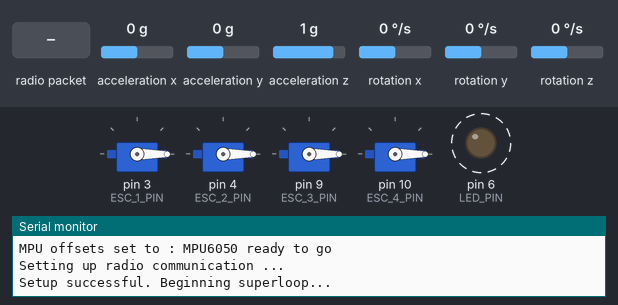
Simulated run of this program. Board: Arduino Nano, built with avr-gcc and run on an emulated ATmega328P. On the bench: 4 × servo, output pins drawn as LEDs (lit = HIGH), the last lines printed to the serial monitor. Dashed ring = blinking. The inputs (shaded band) are chosen by the test bench; at power-on: acceleration x 0 g, acceleration y 0 g, acceleration z 1 g, rotation x 0 °/s, rotation y 0 °/s, rotation z 0 °/s. No radio packets arrive unless stated.

Above: at 0.91 s.
1.3 s: radio packet "1" arrives
At 1.52 s:
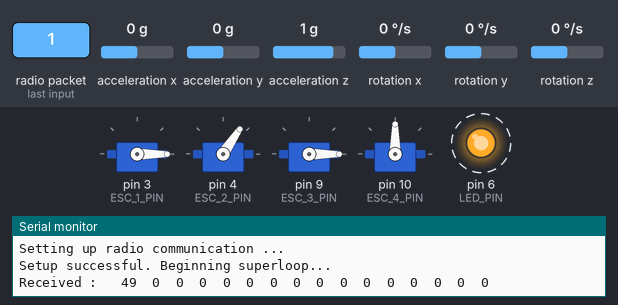
Timing chart, 0 to 10.3 s (numbered marks = the images above; inputs shaded):
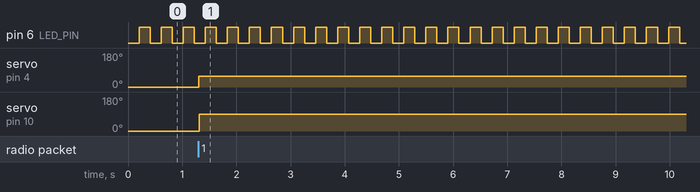

The program:

main.cpp
```cpp
/* ================================================================
 * ===                        INCLUDES                          ===
 * ================================================================ */
/* System */
#include <Arduino.h>
#include "pins.h"

/* Drivers */
#include "mpu.h"
#include "nRF24.h"
#include "ESC.h"

#define BLINK_DELAY 200 /* (ms) */

/* ================================================================
 * ===                        VARIABLES                         ===
 * ================================================================ */
/* Program state */
uint8_t setup_error = 0;

/* Blink variables */
bool blinkState = false;
uint32_t blinkLastTime = 0;

/* Frequency and time measuring */
uint32_t lastMainLoopTime = 0;
float mainLoopFrequency = 0;

/* ================================================================
 * ===                        FUNCTIONS                         ===
 * ================================================================ */

void blink();

void setup(void)
{
  /* Pins setup */
  pinMode(LED_PIN, OUTPUT);

  /* Serial port setup */
  Serial.begin(115200);
  while (!Serial)
    delay(10);

  /* MPU setup */
  if (!mpuSetup())
  {
    Serial.println("Failed to setup MPU. Exiting setup ...");
    setup_error = 1;
    return;
  };

  /* Radio setup */
  if (!radioSetup())
  {
    Serial.println("Failed to setup radio. Exiting setup ...");
    setup_error = 1;
    return;
  };

  /* ESC setup */
  if (!escSetup())
  {
    Serial.println("Failed to setup ESCs. Exiting setup ...");
    setup_error = 1;
    return;
  };

  Serial.println("Setup successful. Beginning superloop...");
}

void loop()
{
  if (setup_error)
  {
    /* Failed to setup the system. Do nothing. */
    return;
  }

  /* Receive radio data */
  handleRadioReception();

  /* Get MPU data */
  mpuGetData();

  /* Print the measures */
  // mpuDisplayData();
  delay(10);

  /* Blink */
  if (millis() - blinkLastTime > BLINK_DELAY)
  {
    blink();
    blinkLastTime = millis();
  }

  /* Frequency measure */
  // mainLoopFrequency = 1/((micros() - lastMainLoopTime)*1e-6);
  // Serial.println(mainLoopFrequency);
  // lastMainLoopTime = micros();


   // consigne = ps2x.Analog(PSS_LY) - 128;
  //  if (Serial.available()) {
  //    int value = Serial.parseInt();
  //    if (value)
  //      consigne = value;
  //  }
  //  Serial.println(consigne);
}

void blink()
{
  blinkState = !blinkState;
  digitalWrite(LED_PIN, blinkState);
}
```

ESC.h
```cpp
#ifndef __ESC_H__
#define __ESC_H__

/* ================================================================
 * ===                        INCLUDES                          ===
 * ================================================================ */
#include "Servo.h"

/* ================================================================
 * ===                         DEFINE                           ===
 * ================================================================ */
#define ESC1            1
#define ESC2            2
#define ESC3            3
#define ESC4            4

/* ================================================================
 * ===                        VARIABLES                         ===
 * ================================================================ */


/* ================================================================
 * ===                        FUNCTIONS                         ===
 * ================================================================ */
bool escSetup();
void escRun(int esc_num, int speed);
void escRunAll(int speed);

#endif /* __ESC_H__ */
```

mpu.h
```cpp
#ifndef __MPU_H__
#define __MPU_H__

/* ================================================================
 * ===                        INCLUDES                          ===
 * ================================================================ */
#include "I2Cdev.h"
#include "MPU6050_6Axis_MotionApps612.h"

/* Arduino Wire library is required if I2Cdev I2CDEV_ARDUINO_WIRE implementation
 * is used in I2Cdev.h */
#if I2CDEV_IMPLEMENTATION == I2CDEV_ARDUINO_WIRE
#include "Wire.h"
#endif

/* ================================================================
 * ===                         DEFINE                           ===
 * ================================================================ */
#define RAD2DEG     180/PI
#define DEG2RAD     PI/180
// #define MPU_USE_DMP

/* Offsets */
// #define MPU_CALIBRATION
#define X_ACCEL_OFFSET  -3924   /* Note : offsets are defined with the highest resolution (see Scale ranges) */
#define Y_ACCEL_OFFSET  -44
#define Z_ACCEL_OFFSET  813
#define X_GYRO_OFFSET   43
#define Y_GYRO_OFFSET   3
#define Z_GYRO_OFFSET   55

/* Scale ranges */
#define MPU6050_ACCEL_RANGE   MPU6050_ACCEL_FS_2    /* Accelerometer full-scale range : +/- 2, 4, 8 or 16g */
#define MPU6050_GYRO_RANGE    MPU6050_GYRO_FS_250   /* Accelerometer full-scale range : +/- 250, 500, 1000 or 2000 deg/s */
#define MPU6050_HALF_RANGE_COUNTS   32767         /* Number of counts from 0 to maximum range value */

/* Computations */
// #define COMPUTE_EULER                 /* Takes approx. 0.7 ms to compute */
#define COMPUTE_YAWPITCHROLL          /* Takes approx. 0.9 ms to compute */
// #define COMPUTE_LOCAL_ACCELERATION    /* Real measured acceleration, adjusted to remove gravity. Takes approx. 0.25 ms to compute */
// #define COMPUTE_WORLD_ACCELERATION    /* Acceleration according to world frame (based on quaternions), adjusted to remove gravity. Takes approx. 0.45 ms to compute  */

/* Display */
// #define MPU_DISPLAY_QUATERNIONS
// #define MPU_DISPLAY_ACCEL
// #define MPU_DISPLAY_GYRO
// #define MPU_DISPLAY_EULER
#define MPU_DISPLAY_YAWPITCHROLL
// #define MPU_DISPLAY_ACCEL_LOCAL
// #define MPU_DISPLAY_ACCEL_WORLD


/* ================================================================
 * ===                        VARIABLES                         ===
 * ================================================================ */


/* ================================================================
 * ===                        FUNCTIONS                         ===
 * ================================================================ */
bool mpuSetup();
void mpuGetData();
void mpuDisplayData();

#endif /* __MPU_H__ */
```

nRF24.h
```cpp
#ifndef __NRF24_H__
#define __NRF24_H__

/* ================================================================
 * ===                        INCLUDES                          ===
 * ================================================================ */
#include <SPI.h>
#include <nRF24L01.h>
#include <RF24.h>

/* ================================================================
 * ===                        VARIABLES                         ===
 * ================================================================ */


/* ================================================================
 * ===                        FUNCTIONS                         ===
 * ================================================================ */
bool radioSetup();
void handleRadioReception();

#endif /* __NRF24_H__ */
```

ESC.cpp
```cpp
/* ================================================================
 * ===                        INCLUDES                          ===
 * ================================================================ */
#include "ESC.h"
#include "pins.h"
#include "Arduino.h"

/* ================================================================
 * ===                         DEFINE                           ===
 * ================================================================ */
// #define ESC_CALIBRATION
#define ESC_MIN_CMD     1000
#define ESC_MAX_CMD     2000

/* ================================================================
 * ===                        VARIABLES                         ===
 * ================================================================ */
/* ESC objects */
Servo esc1, esc2, esc3, esc4;


/* ================================================================
 * ===                        FUNCTIONS                         ===
 * ================================================================ */


/**
 * @brief       Run specified ESC at defined "speed"
 * @param       esc_num : 1 to 4
 * @param       speed : between 0 and 1000
 */
void escRun(int esc_num, int speed) {
    /* Saturate speed */
    if (ESC_MIN_CMD + speed > ESC_MAX_CMD)
    {
        speed = ESC_MAX_CMD - ESC_MIN_CMD;
    }

   switch (esc_num)
   {
   case ESC1:
    esc1.writeMicroseconds(ESC_MIN_CMD + speed);
    break;
   case ESC2:
    esc2.writeMicroseconds(ESC_MIN_CMD + speed);
    break;
   case ESC3:
    esc3.writeMicroseconds(ESC_MIN_CMD + speed);
    break;
   case ESC4:
    esc4.writeMicroseconds(ESC_MIN_CMD + speed);
    break;

   default:
    break;
   }
}

/**
 * @brief       Run all ESCs at desired speed
 * @param       speed : between 0 and 1000
 */
void escRunAll(int speed) {
    /* Saturate speed */
    if (ESC_MIN_CMD + speed > ESC_MAX_CMD)
    {
        speed = ESC_MAX_CMD - ESC_MIN_CMD;
    }

    esc1.writeMicroseconds(ESC_MIN_CMD + speed);
    esc2.writeMicroseconds(ESC_MIN_CMD + speed);
    esc3.writeMicroseconds(ESC_MIN_CMD + speed);
    esc4.writeMicroseconds(ESC_MIN_CMD + speed);
}

/**
 * @brief       Setup ESCs
 * @returns     True if successful
 */
bool escSetup() {
    esc1.attach(ESC_1_PIN, ESC_MIN_CMD, ESC_MAX_CMD);
    esc2.attach(ESC_2_PIN, ESC_MIN_CMD, ESC_MAX_CMD);
    esc3.attach(ESC_3_PIN, ESC_MIN_CMD, ESC_MAX_CMD);
    esc4.attach(ESC_4_PIN, ESC_MIN_CMD, ESC_MAX_CMD);

    escRunAll(0);
    return true;
}
```

nRF24.cpp
```cpp
/* ================================================================
 * ===                        INCLUDES                          ===
 * ================================================================ */
#include "nRF24.h"
#include "pins.h"
#include "ESC.h"

/* ================================================================
 * ===                         DEFINE                           ===
 * ================================================================ */
#define RF_CHANNEL  100
#define PIPE_NUMBER 1
#define IS_CONTROLLER   false

/* ================================================================
 * ===                        VARIABLES                         ===
 * ================================================================ */
/* Define the address for each board */
const uint64_t address[2] = {0xF0F0F0F0E1LL, 0xF0F0F0F0D2LL};

/* Initialize the radio module */
RF24 radio(RF_CE_PIN_RECEIVER, RF_CSN_PIN_RECEIVER);

/* ================================================================
 * ===                        FUNCTIONS                         ===
 * ================================================================ */

/**
 * @brief       Set up the nRF24L01 radio module
 * @returns     True if succes
 */
bool radioSetup()
{
    Serial.println("Setting up radio communication ...");
    bool result = radio.begin();
    radio.setAutoAck(false);
    result = result & radio.setDataRate(RF24_1MBPS);
    radio.setPALevel(RF24_PA_MIN);
    radio.setChannel(RF_CHANNEL);
    radio.openWritingPipe(address[(IS_CONTROLLER ? 0 : 1)]);
    radio.openReadingPipe(PIPE_NUMBER, address[(IS_CONTROLLER ? 1 : 0)]);
    radio.startListening();

    return result;
}

/**
 * @brief       Handle radio data reception
 */
void handleRadioReception()
{
    if (radio.available())
    {
        byte received[32];
        radio.read(received, 32);
        Serial.print("Received : \t");
        for (int i = 0; i < 16; i++)
        {
            Serial.print(received[i]);
            Serial.print("\t");
        }
        Serial.println();

        /* ACTION : Turn on/off a LED and an ESC */
        if (received[9] & 0x08) {
            digitalWrite(RADIO_LED_PIN, HIGH);
            escRun(ESC1, 30);
        }
        else {
            digitalWrite(RADIO_LED_PIN, LOW);
            escRun(ESC1, 0);
        }
        if (received[9] & 0x04)
            escRun(ESC2, 10);
        else
            escRun(ESC2, 0);
        if (received[9] & 0x16)
            escRun(ESC3, 50);
        else
            escRun(ESC3, 0);
        if (received[9] & 0x32)
            escRun(ESC4, 30);
        else
            escRun(ESC4, 0);

        int consigne0 = (received[0] - 128)/255.0*1000;
        if (consigne0 > 0)
            escRun(ESC1, consigne0);
        else if (consigne0 < 0)
                escRun(ESC2, -consigne0);
            else {
                escRun(ESC1, 0);
                escRun(ESC2, 0);
            }

        int consigne2 = (received[2] - 128)/255.0*1000;
        if (consigne2 > 0)
            escRun(ESC3, consigne2);
        else if (consigne2 < 0)
                escRun(ESC4, -consigne2);
            else {
                escRun(ESC3, 0);
                escRun(ESC4, 0);
            }

    }
}
```

pins.h
```cpp
#ifndef __PINS_H__
#define __PINS_H__

/* ================================================================
 * ===                         DEFINE                           ===
 * ================================================================ */
 /* LED pins */
#define LED_PIN         6
#define RADIO_LED_PIN   5

 /* MPU pins */
#define INTERRUPT_PIN 2

/* Radio pins */
#define RF_CE_PIN_RECEIVER 7
#define RF_CSN_PIN_RECEIVER 8

/* ESCs pins */
#define ESC_1_PIN   3
#define ESC_2_PIN   4
#define ESC_3_PIN   9
#define ESC_4_PIN   10


#endif /* __PINS_H__ */
```

Source omitted: mpu.cpp (13654 bytes)

Measured:
- after the input at 1.3 s, servo on pin 4 (ESC_2_PIN): 0° → 56° at once; servo on pin 10 (ESC_4_PIN): 0° → 90° at once
- by itself, pin 6 (LED_PIN): alternates HIGH for 0.20 s and LOW for 0.20 s
